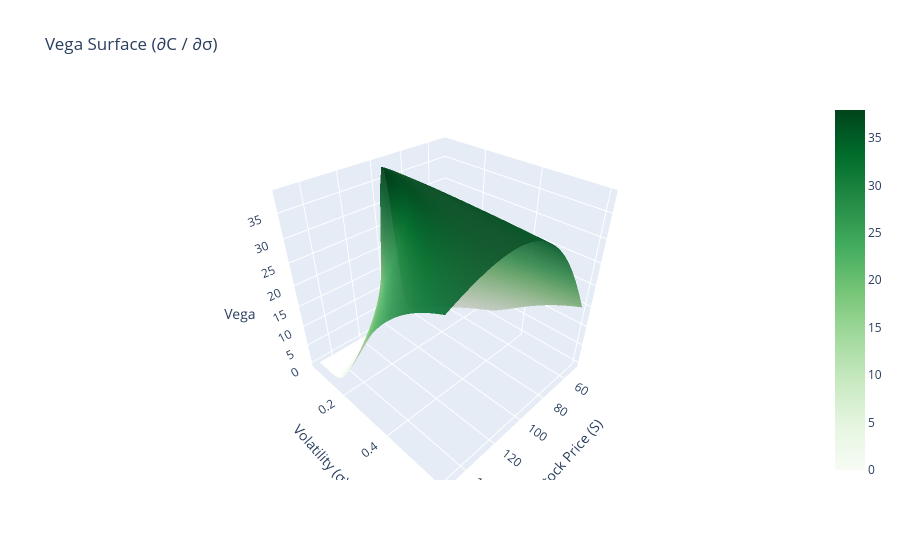

The notebook cell this image was saved under:
### Code cell
# ---- 3D: Vega surface ----
Vega_surface = vega(S_grid, K, T, r, sigma_grid)

fig = go.Figure(data=[go.Surface(
    x=S_grid, y=sigma_grid, z=Vega_surface,
    colorscale='Greens', opacity=0.9
)])
fig.update_layout(
    title='Vega Surface (∂C / ∂σ)',
    scene=dict(
        xaxis_title='Stock Price (S)',
        yaxis_title='Volatility (σ)',
        zaxis_title='Vega',
    )
)
fig.show()

### Figure 1 — Plotly figure (JSON) as saved in the notebook; plotly's stock layout.template omitted (floating-point values rounded to 4 significant figures; data arrays with more than 128 entries replaced by an {"elided": "..."} marker saying what was removed)
{"data": [{"colorscale": [[0, "rgb(247,252,245)"], [0.125, "rgb(229,245,224)"], [0.25, "rgb(199,233,192)"], [0.375, "rgb(161,217,155)"], [0.5, "rgb(116,196,118)"], [0.625, "rgb(65,171,93)"], [0.75, "rgb(35,139,69)"], [0.875, "rgb(0,109,44)"], [1, "rgb(0,68,27)"]], "opacity": 0.9, "type": "surface", "x": {"elided": "60x60 float values"}, "y": {"elided": "60x60 float values"}, "z": {"elided": "60x60 float values"}}], "layout": {"scene": {"xaxis": {"title": {"text": "Stock Price (S)"}}, "yaxis": {"title": {"text": "Volatility (σ)"}}, "zaxis": {"title": {"text": "Vega"}}}, "title": {"text": "Vega Surface (∂C / ∂σ)"}}}
